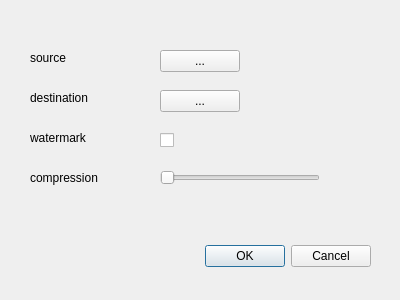
<?xml version="1.0" encoding="UTF-8"?>
<ui version="4.0">
 <class>Dialog</class>
 <widget class="QDialog" name="Dialog">
  <property name="geometry">
   <rect>
    <x>0</x>
    <y>0</y>
    <width>400</width>
    <height>300</height>
   </rect>
  </property>
  <property name="windowTitle">
   <string>Dialog</string>
  </property>
  <widget class="QDialogButtonBox" name="buttonBox">
   <property name="geometry">
    <rect>
     <x>30</x>
     <y>240</y>
     <width>341</width>
     <height>32</height>
    </rect>
   </property>
   <property name="orientation">
    <enum>Qt::Horizontal</enum>
   </property>
   <property name="standardButtons">
    <set>QDialogButtonBox::Cancel|QDialogButtonBox::Ok</set>
   </property>
  </widget>
  <widget class="QLabel" name="label">
   <property name="geometry">
    <rect>
     <x>30</x>
     <y>50</y>
     <width>71</width>
     <height>16</height>
    </rect>
   </property>
   <property name="text">
    <string>source</string>
   </property>
  </widget>
  <widget class="QLabel" name="label_2">
   <property name="geometry">
    <rect>
     <x>30</x>
     <y>90</y>
     <width>71</width>
     <height>16</height>
    </rect>
   </property>
   <property name="text">
    <string>destination</string>
   </property>
  </widget>
  <widget class="QLabel" name="label_3">
   <property name="geometry">
    <rect>
     <x>30</x>
     <y>130</y>
     <width>71</width>
     <height>16</height>
    </rect>
   </property>
   <property name="text">
    <string>watermark</string>
   </property>
  </widget>
  <widget class="QLabel" name="label_4">
   <property name="geometry">
    <rect>
     <x>30</x>
     <y>170</y>
     <width>91</width>
     <height>16</height>
    </rect>
   </property>
   <property name="text">
    <string>compression</string>
   </property>
  </widget>
  <widget class="QSlider" name="compress">
   <property name="geometry">
    <rect>
     <x>160</x>
     <y>170</y>
     <width>160</width>
     <height>16</height>
    </rect>
   </property>
   <property name="orientation">
    <enum>Qt::Horizontal</enum>
   </property>
  </widget>
  <widget class="QPushButton" name="source">
   <property name="geometry">
    <rect>
     <x>160</x>
     <y>50</y>
     <width>80</width>
     <height>22</height>
    </rect>
   </property>
   <property name="text">
    <string>...</string>
   </property>
  </widget>
  <widget class="QPushButton" name="dest">
   <property name="geometry">
    <rect>
     <x>160</x>
     <y>90</y>
     <width>80</width>
     <height>22</height>
    </rect>
   </property>
   <property name="text">
    <string>...</string>
   </property>
  </widget>
  <widget class="QCheckBox" name="watermark">
   <property name="geometry">
    <rect>
     <x>160</x>
     <y>130</y>
     <width>85</width>
     <height>20</height>
    </rect>
   </property>
   <property name="text">
    <string/>
   </property>
  </widget>
 </widget>
 <resources/>
 <connections>
  <connection>
   <sender>buttonBox</sender>
   <signal>accepted()</signal>
   <receiver>Dialog</receiver>
   <slot>accept()</slot>
   <hints>
    <hint type="sourcelabel">
     <x>248</x>
     <y>254</y>
    </hint>
    <hint type="destinationlabel">
     <x>155</x>
     <y>276</y>
    </hint>
   </hints>
  </connection>
  <connection>
   <sender>buttonBox</sender>
   <signal>rejected()</signal>
   <receiver>Dialog</receiver>
   <slot>reject()</slot>
   <hints>
    <hint type="sourcelabel">
     <x>316</x>
     <y>260</y>
    </hint>
    <hint type="destinationlabel">
     <x>286</x>
     <y>274</y>
    </hint>
   </hints>
  </connection>
  <connection>
   <sender>source</sender>
   <signal>clicked()</signal>
   <receiver>source</receiver>
   <slot>click()</slot>
   <hints>
    <hint type="sourcelabel">
     <x>200</x>
     <y>62</y>
    </hint>
    <hint type="destinationlabel">
     <x>200</x>
     <y>62</y>
    </hint>
   </hints>
  </connection>
 </connections>
</ui>
